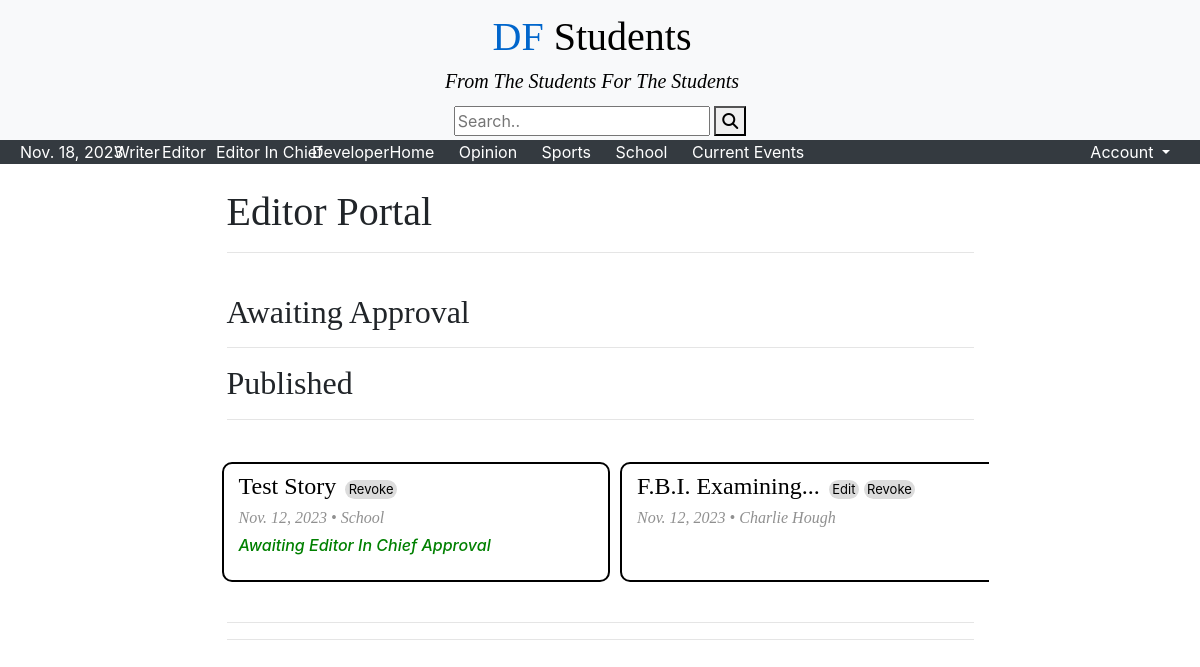
/editor (signed in), run on the app's committed database.
### main/models.py (models this page shows, shortened)
class Story(models.Model):
    title = models.CharField(max_length=200, default="New Story") # Headline
    author = models.ForeignKey(User, on_delete=models.CASCADE) # author user model
    date = models.DateField(timezone.now, null=True) # Current date
    content = RichTextField(blank=True, null=True)
    story_id = models.CharField(editable=False, max_length=4, default=generate_unique_id, unique=True)
    OPINION = "Opinion"
    SPORTS = "Sports"
    SCHOOL = "School"
    CURRENTEVENTS = "Current Events"
    DELETED = "Deleted"
    DRAFT = "Draft"
    AWAITING_EDITOR_APPROVAL = "Awaiting Editor Approval"
    AWAITING_EDITOR_IN_CHIEF_APPROVAL = "Awaiting Editor In Chief Approval"
    PUBLISHED = "Published"
    category_choices = [(OPINION, "Opinion"),
                (SPORTS, "Sports"),
                (SCHOOL, "School"),
                (CURRENTEVENTS, "Current Events")]
    state_choices = [(DRAFT, "Draft"),
                (AWAITING_EDITOR_APPROVAL, "Awaiting Editor Approval"),
                (AWAITING_EDITOR_IN_CHIEF_APPROVAL, "Awaiting Editor In Chief Approval"),
                (PUBLISHED, "Published"),
                (DELETED, "Deleted")]
    category = models.CharField(max_length=20, choices=category_choices, default=SCHOOL) # Catergory of Article
    state = models.CharField(max_length=50, null=True, blank=True, choices=state_choices, default=DRAFT)
    story_image = models.ImageField(verbose_name='Headline Image', null=True, blank=True, upload_to="images/")

### main/views.py (the view)
# urls.py: path("editor", views.editor_view, name="editor_view"),
@login_required
@user_passes_test(lambda u: u.groups.filter(name='Editor').exists() or u.groups.filter(name='Editor In Chief').exists() or u.groups.filter(name='Developer').exists())
def editor_view(request):
    user = request.user
    return render(request = request,
                  template_name='main/editor.html',
                  context={'user':user,
                        'date':date.today(),
                        'awaiting_approval':Story.objects.all().filter(state="Awaiting Editor Approval").order_by('date'),
                        'awaiting_supervisor_approval': Story.objects.all().filter(state="Awaiting Editor In Chief Approval").order_by('date'),
                        'published':Story.objects.all().filter(state="Published").order_by('date').reverse(),
                        'users':User.objects.filter(groups__isnull=True).exclude(username=user),
                        'writers':User.objects.filter(groups__name="Writer").exclude(username=user),
                        'editors':User.objects.filter(groups__name="Editor").exclude(username=user)})

### main/templatetags/custom_tags.py (called while the page is built)
@register.simple_tag
def blurb_text(original, cut):
    if len(original) > cut:
        return original[:cut-2]+"..."
    else:
        return original

@register.simple_tag
def is_writer(user):
    groups = []
    for group in user.groups.all():
        groups.append(group.name)
    return 'Writer' in groups

@register.simple_tag
def is_editor(user):
    groups = []
    for group in user.groups.all():
        groups.append(group.name)
    return 'Editor' in groups

@register.simple_tag
def is_developer(user):
    groups = []
    for group in user.groups.all():
        groups.append(group.name)
    return 'Developer' in groups

@register.simple_tag
def is_chief(user):
    groups = []
    for group in user.groups.all():
        groups.append(group.name)
    return 'Editor In Chief' in groups

### main/templates/main/editor.html (shortened to what this page needs)
{% extends "main/header.html" %}
{% load custom_tags %}
{% block content %}
<div class="container" style="width:70%">
    <br>
    <h1 class="story-title">Editor Portal</h1>
    <hr>
    <br>
    <h2 class="story-title">Awaiting Approval</h2>
    <hr>
    <h2 class="story-title">Published</h2>
    <hr>
    {% if published or awaiting_supervisor_approval %}
        <div class="scrolling-wrapper row flex-row flex-nowrap mt-4 pb-4 pt-2">
            {% for story in awaiting_supervisor_approval %}
                <div class="col-6 list-block">
                    <a style="display: inline-block;" href="/story/{{ story.story_id }}"><h4 class="story-title">{% blurb_text story.title 18 %}</h4></a>
                        <a href="/change_state/{{ story.story_id }}/Awaiting Editor Approval/editor_view" class="user-tag">Revoke</a>
                    <h6 class="story-date">{{ story.date }} • {{ story.category }}</h2>
                    <h6><i><font color="green">Awaiting Editor In Chief Approval</font></i></h6>
                </div>
            {% endfor %}
            {% for story in published %}
                <div class="col-6 list-block">
                    <a style="display: inline-block;" href="/story/{{ story.story_id }}"><h4 class="story-title">{% blurb_text story.title 18 %}</h4></a>
                        <a href="/edit_story/{{ story.story_id }}" class="user-tag">Edit</a>
                        <a href="/change_state/{{ story.story_id }}/Awaiting Editor Approval/editor_view" class="user-tag">Revoke</a>
                    <h6 class="story-date">{{ story.date }} • {{ story.author.first_name }} {{ story.author.last_name }}</h2>
                </div>
            {% endfor %}
        </div>
        <hr>
    {% endif %}
    <hr>
</div>
{% endblock %}

### main/static/style.css (style rules this page uses)
.list-block { border: solid; border-radius: 10px; border-width: 2px; border-color: black; width: 350px; height: 120px; padding-left: 3%; padding-right: 3%; padding-top: 1%; margin-top: 10px; margin-left: 10px; }
.story-title { font-family: "PT Serif", serif; }
.story-date { font-family: "PT Serif", serif; font-style: italic; color:#909090; width: fit-content; }
.scrolling-wrapper { overflow-x: auto; }
.user-tag { font-size: small; padding: 0% 1% 0% 1%; border-radius:32.5px; background-color:gainsboro; display: inline-block; }
a { color: black !important; text-decoration: none !important; }

### data on the page
Story: title "Test Story", date "Nov. 12, 2023", category "School"
Story: title "F.B.I. Examining...", date "Nov. 12, 2023", author.first_name "Charlie", author.last_name "Hough"
